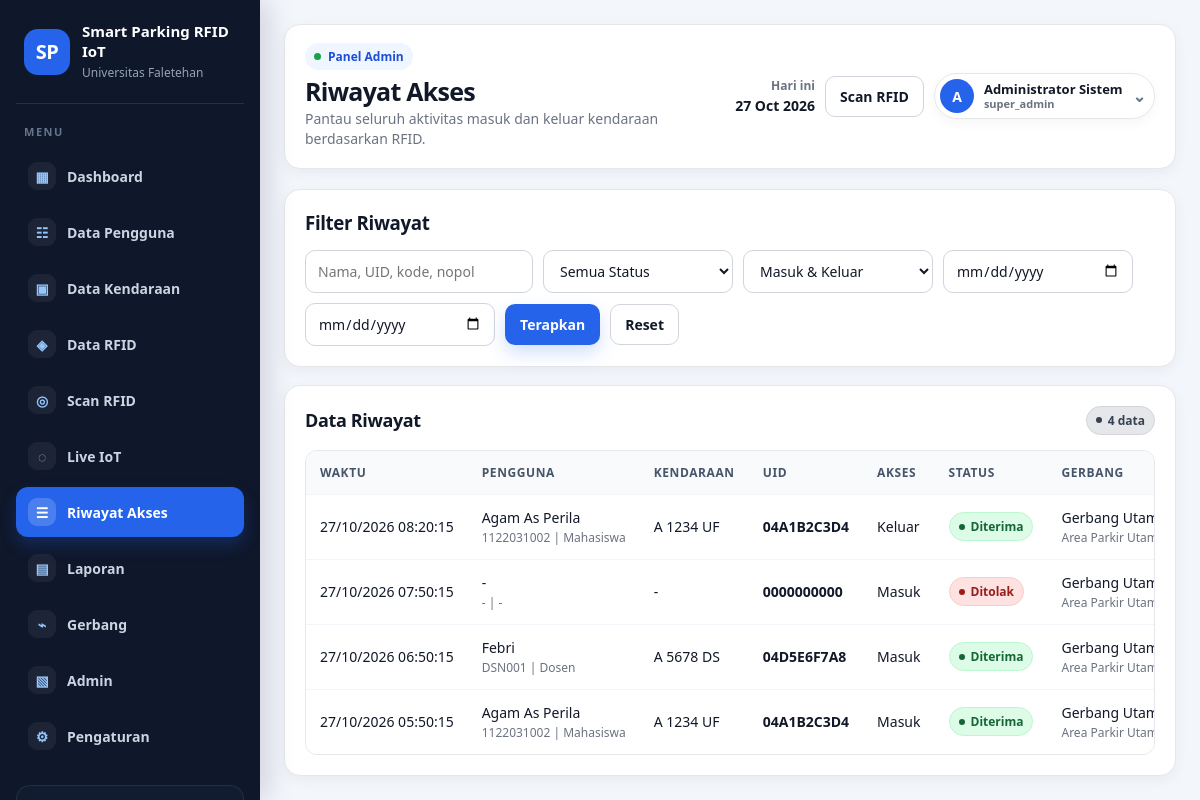
Screenshot of /access_logs.php (signed in) with the database file from the repository.
### tables this page shows
CREATE TABLE IF NOT EXISTS system_settings (
    id_setting INT AUTO_INCREMENT PRIMARY KEY,
    setting_key VARCHAR(80) NOT NULL UNIQUE,
    setting_value TEXT NULL,
    updated_at DATETIME NULL ON UPDATE CURRENT_TIMESTAMP
);

CREATE TABLE IF NOT EXISTS access_logs (
    id_akses INT AUTO_INCREMENT PRIMARY KEY,
    id_user INT NULL,
    id_rfid INT NULL,
    id_vehicle INT NULL,
    id_gate INT NULL,
    id_area INT NULL,
    uid_kartu VARCHAR(64) NOT NULL,
    waktu_akses DATETIME NOT NULL DEFAULT CURRENT_TIMESTAMP,
    jenis_akses ENUM('Masuk','Keluar') NOT NULL,
    status_akses ENUM('Diterima','Ditolak') NOT NULL,
    alasan VARCHAR(255) NULL,
    response_time_ms INT NULL,
    device_ip VARCHAR(60) NULL,
    created_at DATETIME NOT NULL DEFAULT CURRENT_TIMESTAMP,
    INDEX idx_waktu_akses (waktu_akses),
    INDEX idx_uid (uid_kartu),
    CONSTRAINT fk_logs_user FOREIGN KEY (id_user) REFERENCES users(id_user) ON DELETE SET NULL,
    CONSTRAINT fk_logs_rfid FOREIGN KEY (id_rfid) REFERENCES rfid_cards(id_rfid) ON DELETE SET NULL,
    CONSTRAINT fk_logs_vehicle FOREIGN KEY (id_vehicle) REFERENCES vehicles(id_vehicle) ON DELETE SET NULL,
    CONSTRAINT fk_logs_gate FOREIGN KEY (id_gate) REFERENCES gates(id_gate) ON DELETE SET NULL,
    CONSTRAINT fk_logs_area FOREIGN KEY (id_area) REFERENCES parking_areas(id_area) ON DELETE SET NULL
);

CREATE TABLE IF NOT EXISTS users (
    id_user INT AUTO_INCREMENT PRIMARY KEY,
    kode_user VARCHAR(30) NOT NULL UNIQUE,
    nama_user VARCHAR(120) NOT NULL,
    jenis_user ENUM('Mahasiswa','Dosen','Staf','Tamu') NOT NULL,
    prodi_unit VARCHAR(120) NULL,
    no_hp VARCHAR(30) NULL,
    email VARCHAR(120) NULL,
    alamat TEXT NULL,
    status TINYINT(1) NOT NULL DEFAULT 1,
    created_at DATETIME NOT NULL DEFAULT CURRENT_TIMESTAMP,
    updated_at DATETIME NULL ON UPDATE CURRENT_TIMESTAMP
);

CREATE TABLE IF NOT EXISTS vehicles (
    id_vehicle INT AUTO_INCREMENT PRIMARY KEY,
    id_user INT NOT NULL,
    nomor_polisi VARCHAR(20) NOT NULL,
    jenis_kendaraan ENUM('Motor','Mobil') NOT NULL DEFAULT 'Motor',
    merek VARCHAR(80) NULL,
    warna VARCHAR(60) NULL,
    status TINYINT(1) NOT NULL DEFAULT 1,
    created_at DATETIME NOT NULL DEFAULT CURRENT_TIMESTAMP,
    updated_at DATETIME NULL ON UPDATE CURRENT_TIMESTAMP,
    CONSTRAINT fk_vehicles_user FOREIGN KEY (id_user) REFERENCES users(id_user) ON DELETE CASCADE
);

CREATE TABLE IF NOT EXISTS gates (
    id_gate INT AUTO_INCREMENT PRIMARY KEY,
    kode_gate VARCHAR(30) NOT NULL UNIQUE,
    nama_gate VARCHAR(100) NOT NULL,
    lokasi VARCHAR(120) NULL,
    mode_gate ENUM('Masuk','Keluar','Masuk-Keluar') NOT NULL DEFAULT 'Masuk-Keluar',
    status TINYINT(1) NOT NULL DEFAULT 1,
    last_seen DATETIME NULL
);

CREATE TABLE IF NOT EXISTS parking_areas (
    id_area INT AUTO_INCREMENT PRIMARY KEY,
    nama_area VARCHAR(100) NOT NULL,
    kapasitas INT NOT NULL DEFAULT 0,
    lokasi VARCHAR(120) NULL,
    status TINYINT(1) NOT NULL DEFAULT 1
);

### includes/functions.php (called while the page is built, shortened)
<?php
function e($value) {
    return htmlspecialchars((string)$value, ENT_QUOTES, 'UTF-8');
}
function setting($pdo, $key, $default = '') {
    $stmt = $pdo->prepare('SELECT setting_value FROM system_settings WHERE setting_key = ? LIMIT 1');
    $stmt->execute([$key]);
    $row = $stmt->fetch();
    return $row ? $row['setting_value'] : $default;
}
function active_menu($file) {
    return basename($_SERVER['PHP_SELF']) === $file ? 'active' : '';
}
?>

### access_logs.php (the view, shortened to what this page needs)
<?php
$pageTitle='Riwayat Akses';
$pageSubtitle='Pantau seluruh aktivitas masuk dan keluar kendaraan berdasarkan RFID.';
require_once __DIR__ . '/includes/header.php';
$q=trim($_GET['q']??'');$status=$_GET['status']??'';$jenis=$_GET['jenis']??'';$from=$_GET['from']??'';$to=$_GET['to']??'';
$where=[];$params=[];
$sqlWhere=$where?'WHERE '.implode(' AND ',$where):'';
$stmt=$pdo->prepare("SELECT l.*,u.nama_user,u.kode_user,u.jenis_user,v.nomor_polisi,g.nama_gate,a.nama_area FROM access_logs l LEFT JOIN users u ON u.id_user=l.id_user LEFT JOIN vehicles v ON v.id_vehicle=l.id_vehicle LEFT JOIN gates g ON g.id_gate=l.id_gate LEFT JOIN parking_areas a ON a.id_area=l.id_area $sqlWhere ORDER BY l.waktu_akses DESC,l.id_akses DESC LIMIT 250");
$stmt->execute($params);$rows=$stmt->fetchAll();
?>
<div class="card"><div class="toolbar"><h3 style="margin:0">Filter Riwayat</h3></div><form class="search-form"><input class="input" name="q" value="<?= e($q) ?>" placeholder="Nama, UID, kode, nopol"><select class="select" name="status"><option value="">Semua Status</option><option <?= $status==='Diterima'?'selected':'' ?>>Diterima</option><option <?= $status==='Ditolak'?'selected':'' ?>>Ditolak</option></select><select class="select" name="jenis"><option value="">Masuk & Keluar</option><option <?= $jenis==='Masuk'?'selected':'' ?>>Masuk</option><option <?= $jenis==='Keluar'?'selected':'' ?>>Keluar</option></select><input class="input" type="date" name="from" value="<?= e($from) ?>"><input class="input" type="date" name="to" value="<?= e($to) ?>"><button class="btn btn-primary">Terapkan</button><a class="btn btn-light" href="access_logs.php">Reset</a></form></div>
<div class="card" style="margin-top:18px"><div class="card-title"><h3>Data Riwayat</h3><span class="badge badge-dark"><?= count($rows) ?> data</span></div><div class="table-wrap"><table><thead><tr><th>Waktu</th><th>Pengguna</th><th>Kendaraan</th><th>UID</th><th>Akses</th><th>Status</th><th>Gerbang</th><th>Keterangan</th><th>Respon</th></tr></thead><tbody><?php foreach($rows as $r): ?><tr><td><?= e(date('d/m/Y H:i:s',strtotime($r['waktu_akses']))) ?></td><td><?= e($r['nama_user']?:'-') ?><br><small><?= e(($r['kode_user']?:'-').' | '.($r['jenis_user']?:'-')) ?></small></td><td><?= e($r['nomor_polisi']?:'-') ?></td><td><b><?= e($r['uid_kartu']) ?></b></td><td><?= e($r['jenis_akses']) ?></td><td><span class="badge <?= $r['status_akses']=='Diterima'?'badge-success':'badge-danger' ?>"><?= e($r['status_akses']) ?></span></td><td><?= e($r['nama_gate']?:'-') ?><br><small><?= e($r['nama_area']?:'-') ?></small></td><td><?= e($r['alasan']) ?></td><td><?= e($r['response_time_ms']) ?> ms</td></tr><?php endforeach; if(!$rows): ?><tr><td colspan="9" class="empty">Riwayat tidak ditemukan.</td></tr><?php endif; ?></tbody></table></div></div>
<?php require_once __DIR__ . '/includes/footer.php'; ?>

### includes/header.php (shortened to what this page needs)
<?php
require_once __DIR__ . '/../config/database.php';
require_once __DIR__ . '/functions.php';
$campusName = setting($pdo, 'campus_name', 'Universitas Faletehan');
$systemName = setting($pdo, 'system_name', 'Smart Parking RFID IoT');
$currentDate = date('d M Y');
$adminName = $_SESSION['admin']['nama_admin'] ?? 'Admin';
$adminRole = $_SESSION['admin']['role'] ?? 'Administrator';
$adminInitials = strtoupper(substr(trim($adminName), 0, 1));
?>
<!DOCTYPE html>
<html lang="id">
<head>
    <link rel="stylesheet" href="assets/css/style.css">
</head>
<body>
<div class="app-shell">
    <aside class="sidebar" id="sidebar">
        <div class="brand">
            <div class="brand-icon">SP</div>
            <div>
                <strong><?= e($systemName) ?></strong>
                <span><?= e($campusName) ?></span>
            </div>
        </div>
        <nav class="menu">
            <a class="<?= active_menu('dashboard.php') ?>" href="dashboard.php"><span>▦</span> Dashboard</a>
            <a class="<?= active_menu('users.php') ?>" href="users.php"><span>☷</span> Data Pengguna</a>
            <a class="<?= active_menu('vehicles.php') ?>" href="vehicles.php"><span>▣</span> Data Kendaraan</a>
            <a class="<?= active_menu('rfid_cards.php') ?>" href="rfid_cards.php"><span>◈</span> Data RFID</a>
            <a class="<?= active_menu('scan.php') ?>" href="scan.php"><span>◎</span> Scan RFID</a>
            <a class="<?= active_menu('iot_monitor.php') ?>" href="iot_monitor.php"><span>◌</span> Live IoT</a>
            <a class="<?= active_menu('access_logs.php') ?>" href="access_logs.php"><span>☰</span> Riwayat Akses</a>
            <a class="<?= active_menu('reports.php') ?>" href="reports.php"><span>▤</span> Laporan</a>
            <a class="<?= active_menu('gates.php') ?>" href="gates.php"><span>⌁</span> Gerbang</a>
            <a class="<?= active_menu('admins.php') ?>" href="admins.php"><span>▧</span> Admin</a>
            <a class="<?= active_menu('settings.php') ?>" href="settings.php"><span>⚙</span> Pengaturan</a>
        </nav>
        <div class="sidebar-footer">
        </div>
    </aside>
    <main class="main">
        <header class="topbar">
            <div class="topbar-left">
                <div class="topbar-title">
                    <span class="topbar-kicker">Panel Admin</span>
                    <h1><?= e($pageTitle ?? 'Dashboard') ?></h1>
                    <p><?= e($pageSubtitle ?? 'Monitoring sistem parkir cerdas berbasis RFID dan IoT') ?></p>
                </div>
            </div>
            <div class="topbar-actions">
                <div class="topbar-date"><span>Hari ini</span><b><?= e($currentDate) ?></b></div>
                <a class="btn btn-light quick-scan" href="scan.php">Scan RFID</a>
                <div class="profile-menu" id="profileMenu">
                    <button class="profile-trigger" id="profileTrigger" type="button" aria-haspopup="true" aria-expanded="false">
                        <span class="profile-avatar"><?= e($adminInitials) ?></span>
                        <span class="profile-text">
                            <b><?= e($adminName) ?></b>
                            <small><?= e($adminRole) ?></small>
                        </span>
                        <span class="profile-chevron">⌄</span>
                    </button>
                </div>
            </div>
        </header>

### includes/footer.php (shortened to what this page needs)
    </main>
</div>
</body>
</html>

### rows the page displays
system_settings: setting_value "Smart Parking RFID IoT"
system_settings: setting_value "Universitas Faletehan"
access_logs: waktu_akses "27/10/2026 08:20:15", id_user.nama_user "Agam As Perila", id_user.jenis_user "1122031002 | Mahasiswa", id_vehicle.nomor_polisi "A 1234 UF", uid_kartu "04A1B2C3D4", jenis_akses "Keluar", status_akses "Diterima", id_gate.nama_gate "Gerbang…", id_area.nama_area "Area Parkir…"
access_logs: waktu_akses "27/10/2026 07:50:15", nama_user "-", jenis_user "- | -", nomor_polisi "-", uid_kartu "0000000000", jenis_akses "Masuk", status_akses "Ditolak", id_gate.nama_gate "Gerbang…", id_area.nama_area "Area Parkir…"
access_logs: waktu_akses "27/10/2026 06:50:15", id_user.nama_user "Febri", id_user.jenis_user "DSN001 | Dosen", id_vehicle.nomor_polisi "A 5678 DS", uid_kartu "04D5E6F7A8", jenis_akses "Masuk", status_akses "Diterima", id_gate.nama_gate "Gerbang…", id_area.nama_area "Area Parkir…"
access_logs: waktu_akses "27/10/2026 05:50:15", id_user.nama_user "Agam As Perila", id_user.jenis_user "1122031002 | Mahasiswa", id_vehicle.nomor_polisi "A 1234 UF", uid_kartu "04A1B2C3D4", jenis_akses "Masuk", status_akses "Diterima", id_gate.nama_gate "Gerbang…", id_area.nama_area "Area Parkir…"

### other values shown
$pageTitle "Riwayat Akses"
$pageSubtitle "Pantau seluruh aktivitas masuk dan keluar kendaraan berdasarkan RFID."
$adminInitials "A"
$adminName "Administrator Sistem"
$adminRole "super_admin"
count($rows) "4"
